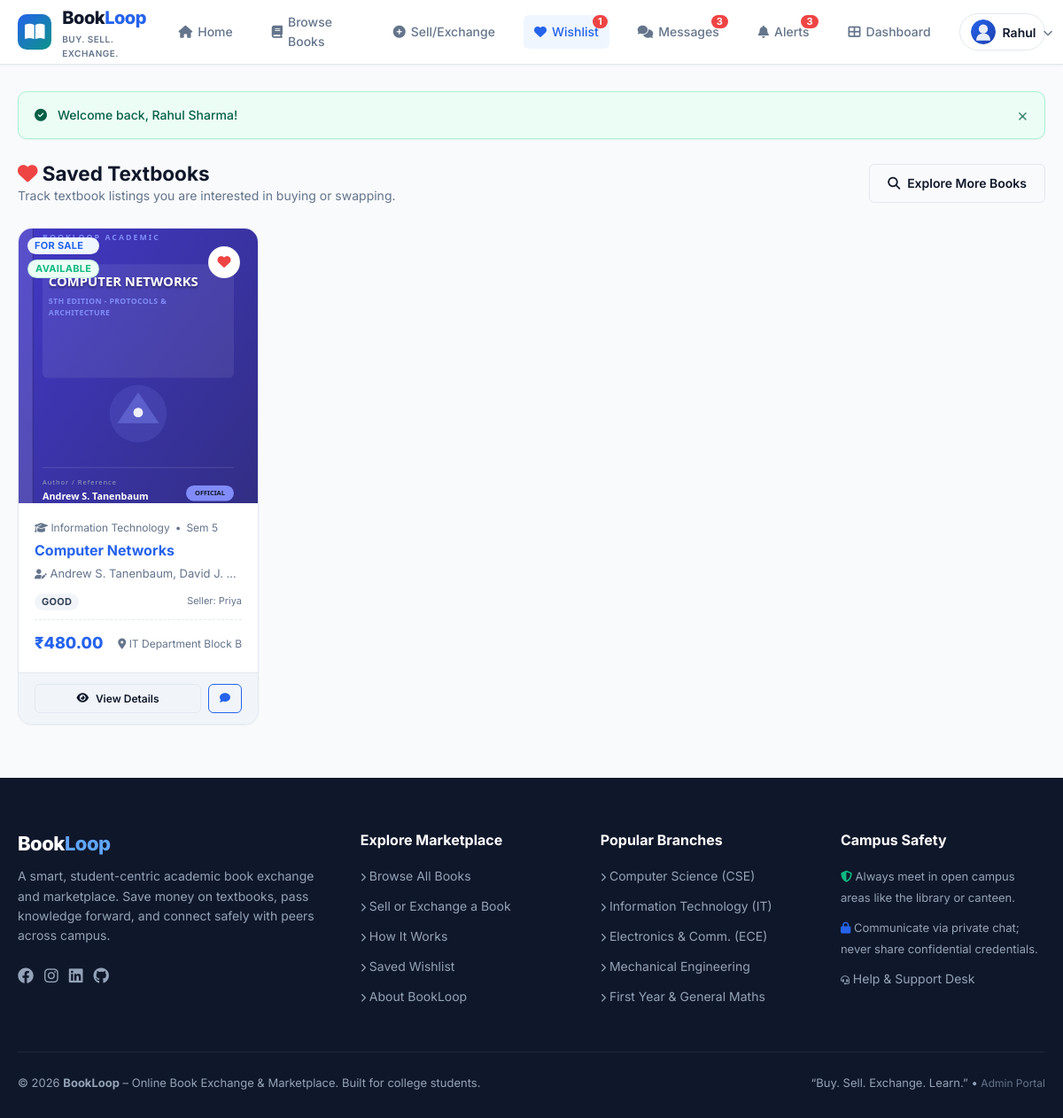
Page /wishlist.php (signed in) on the committed database.
### tables this page shows
CREATE TABLE `users` (
  `user_id` int(11) NOT NULL AUTO_INCREMENT,
  `name` varchar(100) NOT NULL,
  `email` varchar(150) NOT NULL,
  `password` varchar(255) NOT NULL,
  `phone` varchar(20) NOT NULL,
  `college` varchar(150) NOT NULL,
  `department` varchar(100) NOT NULL,
  `semester` int(11) NOT NULL DEFAULT 1,
  `student_id` varchar(50) NOT NULL,
  `profile_image` varchar(255) DEFAULT 'default_avatar.svg',
  `role` enum('student','admin') DEFAULT 'student',
  `status` enum('active','inactive','suspended') DEFAULT 'active',
  `created_at` datetime DEFAULT current_timestamp(),
  PRIMARY KEY (`user_id`),
  UNIQUE KEY `email` (`email`),
  KEY `idx_users_email` (`email`),
  KEY `idx_users_dept` (`department`),
  KEY `idx_users_status` (`status`)
);

CREATE TABLE `wishlist` (
  `wishlist_id` int(11) NOT NULL AUTO_INCREMENT,
  `user_id` int(11) NOT NULL,
  `book_id` int(11) NOT NULL,
  `created_at` datetime DEFAULT current_timestamp(),
  PRIMARY KEY (`wishlist_id`),
  UNIQUE KEY `unique_user_book` (`user_id`,`book_id`),
  KEY `book_id` (`book_id`),
  CONSTRAINT `wishlist_ibfk_1` FOREIGN KEY (`user_id`) REFERENCES `users` (`user_id`) ON DELETE CASCADE,
  CONSTRAINT `wishlist_ibfk_2` FOREIGN KEY (`book_id`) REFERENCES `books` (`book_id`) ON DELETE CASCADE
);

CREATE TABLE `books` (
  `book_id` int(11) NOT NULL AUTO_INCREMENT,
  `user_id` int(11) NOT NULL,
  `title` varchar(255) NOT NULL,
  `author` varchar(255) NOT NULL,
  `isbn` varchar(50) DEFAULT NULL,
  `subject` varchar(100) NOT NULL,
  `department` varchar(100) NOT NULL,
  `semester` int(11) NOT NULL DEFAULT 1,
  `edition` varchar(50) DEFAULT NULL,
  `publisher` varchar(150) DEFAULT NULL,
  `original_price` decimal(10,2) DEFAULT 0.00,
  `price` decimal(10,2) NOT NULL DEFAULT 0.00,
  `condition` enum('Like New','Very Good','Good','Acceptable') NOT NULL DEFAULT 'Good',
  `listing_type` enum('For Sale','For Exchange','Sale or Exchange') NOT NULL DEFAULT 'For Sale',
  `description` text NOT NULL,
  `image` varchar(255) DEFAULT 'default_book.svg',
  `location` varchar(150) NOT NULL,
  `delivery_type` varchar(150) DEFAULT 'Campus Handover & Hostel Delivery',
  `preferred_contact` varchar(100) DEFAULT 'Chat on BookLoop',
  `status` enum('Available','Pending','Sold','Exchanged') DEFAULT 'Available',
  `approval_status` enum('Pending','Approved','Rejected') DEFAULT 'Pending',
  `created_at` datetime DEFAULT current_timestamp(),
  `updated_at` datetime DEFAULT current_timestamp() ON UPDATE current_timestamp(),
  PRIMARY KEY (`book_id`),
  KEY `user_id` (`user_id`),
  KEY `idx_books_title` (`title`),
  KEY `idx_books_author` (`author`),
  KEY `idx_books_subject` (`subject`),
  KEY `idx_books_dept` (`department`),
  KEY `idx_books_sem` (`semester`),
  KEY `idx_books_status` (`status`),
  KEY `idx_books_approval` (`approval_status`),
  CONSTRAINT `books_ibfk_1` FOREIGN KEY (`user_id`) REFERENCES `users` (`user_id`) ON DELETE CASCADE
);

### wishlist.php (the view, shortened to what this page needs)
<?php
require_once __DIR__ . '/includes/header.php';
require_once __DIR__ . '/includes/auth.php';
$userId = getAuthUserId();
$stmt = $pdo->prepare("
    SELECT w.wishlist_id, w.created_at as saved_at,
           b.*, u.name as seller_name, u.college as seller_college
    FROM wishlist w
    JOIN books b ON w.book_id = b.book_id
    JOIN users u ON b.user_id = u.user_id
    WHERE w.user_id = ?
    ORDER BY w.created_at DESC
");
$stmt->execute([$userId]);
$wishlistItems = $stmt->fetchAll();
?>
<div style="display:flex; justify-content:space-between; align-items:center; margin-bottom:24px;">
  <div>
    <h2><i class="fas fa-heart" style="color:var(--danger);"></i> Saved Textbooks</h2>
    <p style="color:var(--text-muted); font-size:14px;">Track textbook listings you are interested in buying or swapping.</p>
  </div>
  <a href="<?= BASE_URL ?>books.php" class="btn btn-outline">
    <i class="fas fa-search"></i> Explore More Books
  </a>
</div>
<?php if (empty($wishlistItems)): ?>
  <div class="empty-state">
    <div class="empty-state-icon" style="color:var(--danger);"><i class="far fa-heart"></i></div>
    <h3 class="empty-state-title">Your wishlist is empty</h3>
    <p class="empty-state-desc">Find a book you like and save it here to keep track of its availability and price changes.</p>
    <a href="<?= BASE_URL ?>books.php" class="btn btn-primary btn-lg">Browse Marketplace</a>
  </div>
<?php else: ?>
  <div class="book-grid">
    <?php foreach ($wishlistItems as $b): ?>
      <div class="book-card">
        <div class="book-card-img-wrapper">
          <div class="book-card-badges">
            <?= getListingTypeBadge($b['listing_type']) ?>
            <?= getStatusBadge($b['status']) ?>
          </div>
          <form action="<?= BASE_URL ?>wishlist.php" method="POST" style="position:absolute; top:10px; right:10px; z-index:2;">
            <button type="submit" class="wishlist-toggle-btn active" title="Remove from wishlist" style="color:var(--danger);">
              <i class="fas fa-heart"></i>
            </button>
          </form>
          <img src="<?= BASE_URL ?>uploads/books/<?= e($b['image']) ?>" alt="<?= e($b['title']) ?>" class="book-card-img" onerror="this.src='<?= BASE_URL ?>uploads/books/default_book.svg'">
        </div>
        <div class="book-card-body">
          <div class="book-card-meta">
            <span><i class="fas fa-graduation-cap"></i> <?= e($b['department']) ?></span>
            <span>&bull;</span>
            <span>Sem <?= e($b['semester']) ?></span>
          </div>
          <h3 class="book-card-title">
            <a href="<?= BASE_URL ?>book-details.php?id=<?= $b['book_id'] ?>"><?= e($b['title']) ?></a>
          </h3>
          <div class="book-card-author">
            <i class="fas fa-user-edit" style="font-size:11px;"></i> <?= e($b['author']) ?>
          </div>
          <div style="margin-bottom:10px; display:flex; justify-content:space-between; align-items:center;">
            <?= getConditionBadge($b['condition']) ?>
            <span style="font-size:11px; color:var(--text-muted);">Seller: <?= e(explode(' ', $b['seller_name'])[0]) ?></span>
          </div>
          <div class="book-card-details-row">
            <div class="book-price-block">
              <?php if ($b['listing_type'] === 'For Exchange'): ?>
                <span class="book-price" style="color:var(--secondary); font-size:16px;">Exchange</span>
              <?php else: ?>
                <span class="book-price"><?= formatPrice($b['price']) ?></span>
              <?php endif; ?>
            </div>
            <div style="font-size:12px; color:var(--text-muted); text-align:right;">
              <i class="fas fa-map-marker-alt"></i> <?= e(explode(',', $b['location'])[0]) ?>
            </div>
          </div>
        </div>
        <div class="book-card-footer" style="display:flex; gap:8px;">
          <a href="<?= BASE_URL ?>book-details.php?id=<?= $b['book_id'] ?>" class="btn btn-sm btn-outline btn-block">
            <i class="fas fa-eye"></i> View Details
          </a>
          <?php if ($b['status'] === 'Available'): ?>
            <a href="<?= BASE_URL ?>conversation.php?seller_id=<?= $b['user_id'] ?>&book_id=<?= $b['book_id'] ?>" class="btn btn-sm btn-outline-primary" title="Contact Seller">
              <i class="fas fa-comment"></i>
            </a>
          <?php endif; ?>
        </div>
      </div>
    <?php endforeach; ?>
  </div>
<?php endif; ?>
<?php require_once __DIR__ . '/includes/footer.php'; ?>

### includes/navbar.php (shortened to what this page needs)
<?php
$currentPage = basename($_SERVER['PHP_SELF']);
?>
<header class="site-header">
  <div class="container">
    <nav class="navbar">
      <a href="<?= BASE_URL ?>index.php" class="nav-brand">
        <div class="brand-icon">
          <i class="fas fa-book-open"></i>
        </div>
        <div class="brand-text">
          <span class="brand-name">Book<span>Loop</span></span>
          <span class="brand-tagline">Buy. Sell. Exchange.</span>
        </div>
      </a>
      <div class="nav-links" id="navLinks">
        <a href="<?= BASE_URL ?>index.php" class="nav-link <?= $currentPage === 'index.php' ? 'active' : '' ?>">
          <i class="fas fa-home"></i> Home
        </a>
        <a href="<?= BASE_URL ?>books.php" class="nav-link <?= $currentPage === 'books.php' ? 'active' : '' ?>">
          <i class="fas fa-book"></i> Browse Books
        </a>
        <?php if (isLoggedIn()): ?>
          <a href="<?= BASE_URL ?>add-book.php" class="nav-link <?= $currentPage === 'add-book.php' ? 'active' : '' ?>">
            <i class="fas fa-plus-circle"></i> Sell/Exchange
          </a>
          <a href="<?= BASE_URL ?>wishlist.php" class="nav-link nav-badge-link <?= $currentPage === 'wishlist.php' ? 'active' : '' ?>">
            <i class="fas fa-heart"></i> Wishlist
            <span class="nav-badge" id="navWishlistBadge" style="<?= ($wishlistCount > 0) ? '' : 'display:none;' ?>"><?= $wishlistCount ?></span>
          </a>
          <a href="<?= BASE_URL ?>messages.php" class="nav-link nav-badge-link <?= in_array($currentPage, ['messages.php', 'conversation.php']) ? 'active' : '' ?>">
            <i class="fas fa-comments"></i> Messages
            <?php if ($unreadMsgCount > 0): ?>
              <span class="nav-badge"><?= $unreadMsgCount ?></span>
            <?php endif; ?>
          </a>
          <a href="<?= BASE_URL ?>notifications.php" class="nav-link nav-badge-link <?= $currentPage === 'notifications.php' ? 'active' : '' ?>">
            <i class="fas fa-bell"></i> Alerts
            <?php if ($unreadNotifCount > 0): ?>
              <span class="nav-badge"><?= $unreadNotifCount ?></span>
            <?php endif; ?>
          </a>
          <a href="<?= BASE_URL ?>dashboard.php" class="nav-link <?= $currentPage === 'dashboard.php' ? 'active' : '' ?>">
            <i class="fas fa-th-large"></i> Dashboard
          </a>
        <?php endif; ?>
        <div class="nav-auth">
          <?php if (isLoggedIn()): ?>
            <div class="nav-user-dropdown">
              <button class="user-btn" id="userDropdownBtn">
                <?php
                  $avatar = !empty($user['profile_image']) ? $user['profile_image'] : 'default_avatar.svg';
                ?>
                <img src="<?= BASE_URL ?>uploads/profiles/<?= e($avatar) ?>" alt="Avatar" class="user-avatar-mini" onerror="this.src='<?= BASE_URL ?>uploads/profiles/default_avatar.svg'">
                <span><?= e(explode(' ', $user['name'] ?? 'Account')[0]) ?></span>
                <i class="fas fa-chevron-down" style="font-size:11px; color:var(--text-muted);"></i>
              </button>
            </div>
          <?php endif; ?>
        </div>
      </div>
    </nav>
  </div>
</header>

### includes/functions.php (shortened to what this page needs)
<?php
function e($str) {
    return htmlspecialchars((string)($str ?? ''), ENT_QUOTES, 'UTF-8');
}
function getFlash() {
    if (isset($_SESSION['flash'])) {
        $flash = $_SESSION['flash'];
        return $flash;
    }
    return null;
}
function displayFlash() {
    $flash = getFlash();
    if ($flash) {
        $type = e($flash['type']);
        $msg = e($flash['message']);
        $icon = 'info-circle';
        if ($type === 'success') $icon = 'check-circle';
        echo "<div class=\"alert alert-{$type}\" id=\"flashAlert\">
                <i class=\"fas fa-{$icon}\"></i>
                <span>{$msg}</span>
                <button type=\"button\" class=\"alert-close\" onclick=\"this.parentElement.remove();\">&times;</button>
              </div>";
    }
}
function isLoggedIn() {
    return isset($_SESSION['user_id']) && !empty($_SESSION['user_id']);
}
function getAuthUser($pdo) {
    $stmt = $pdo->prepare("SELECT * FROM users WHERE user_id = ?");
    $stmt->execute([$_SESSION['user_id']]);
    return $stmt->fetch();
}
function formatPrice($amount) {
    return '₹' . number_format((float)$amount, 2);
}
function getStatusBadge($status) {
    $status = e($status);
    $class = 'badge-available';
    return "<span class=\"badge {$class}\">{$status}</span>";
}
function getListingTypeBadge($type) {
    $type = e($type);
    $class = 'badge-sale';
    return "<span class=\"badge {$class}\">{$type}</span>";
}
function getConditionBadge($condition) {
    $condition = e($condition);
    $class = 'badge-cond-good';
    return "<span class=\"badge {$class}\">{$condition}</span>";
}
function getUnreadNotificationCount($pdo, $userId) {
    $stmt = $pdo->prepare("SELECT COUNT(*) FROM notifications WHERE user_id = ? AND is_read = 0");
    $stmt->execute([$userId]);
    return (int)$stmt->fetchColumn();
}
function getUnreadMessageCount($pdo, $userId) {
    $stmt = $pdo->prepare("SELECT COUNT(*) FROM messages WHERE receiver_id = ? AND is_read = 0");
    $stmt->execute([$userId]);
    return (int)$stmt->fetchColumn();
}

### rows in the picture
users: profile_image (placeholder picture), name "Rahul"
wishlist: book.listing_type "FOR SALE", book.status "AVAILABLE", book.image (picture), book.department "Information Technology", book.semester "5", book.title "Computer Networks", book.author "Andrew S. Tanenbaum, David J.…", book.condition "GOOD", users.name "Priya", book.price "₹480.00", book.location "IT Department Block B"

### other values in the picture
$wishlistCount "1"
$unreadMsgCount "3"
$unreadNotifCount "3"
$msg "Welcome back, Rahul Sharma!"
